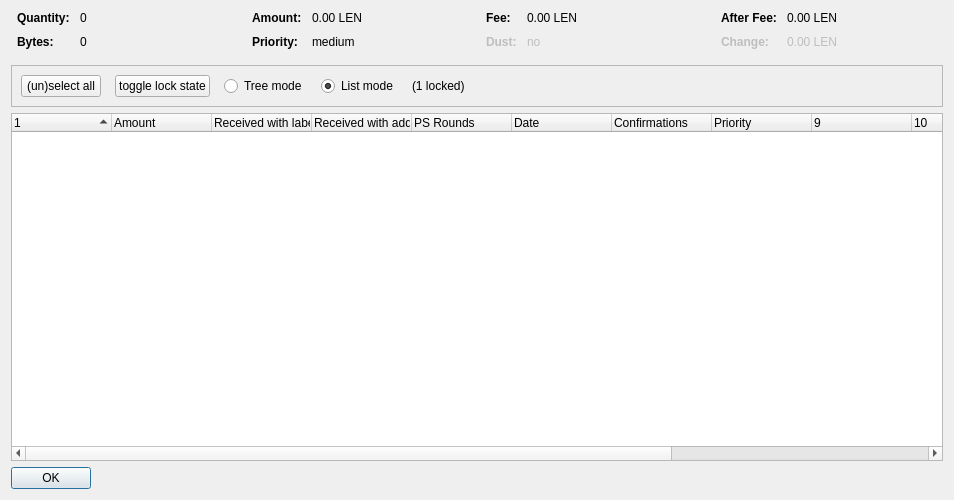
<?xml version="1.0" encoding="UTF-8"?>
<ui version="4.0">
 <class>CoinControlDialog</class>
 <widget class="QDialog" name="CoinControlDialog">
  <property name="geometry">
   <rect>
    <x>0</x>
    <y>0</y>
    <width>954</width>
    <height>500</height>
   </rect>
  </property>
  <property name="windowTitle">
   <string>Coin Selection</string>
  </property>
  <layout class="QVBoxLayout" name="verticalLayout">
   <item>
    <layout class="QHBoxLayout" name="horizontalLayoutTop" stretch="0,0,0,0">
     <property name="topMargin">
      <number>0</number>
     </property>
     <property name="bottomMargin">
      <number>10</number>
     </property>
     <item>
      <layout class="QFormLayout" name="formLayoutCoinControl1">
       <property name="horizontalSpacing">
        <number>10</number>
       </property>
       <property name="verticalSpacing">
        <number>10</number>
       </property>
       <property name="leftMargin">
        <number>6</number>
       </property>
       <property name="rightMargin">
        <number>6</number>
       </property>
       <item row="0" column="0">
        <widget class="QLabel" name="labelCoinControlQuantityText">
         <property name="font">
          <font>
           <weight>75</weight>
           <bold>true</bold>
          </font>
         </property>
         <property name="text">
          <string>Quantity:</string>
         </property>
        </widget>
       </item>
       <item row="0" column="1">
        <widget class="QLabel" name="labelCoinControlQuantity">
         <property name="cursor">
          <cursorShape>IBeamCursor</cursorShape>
         </property>
         <property name="contextMenuPolicy">
          <enum>Qt::ActionsContextMenu</enum>
         </property>
         <property name="text">
          <string notr="true">0</string>
         </property>
         <property name="textInteractionFlags">
          <set>Qt::LinksAccessibleByMouse|Qt::TextSelectableByKeyboard|Qt::TextSelectableByMouse</set>
         </property>
        </widget>
       </item>
       <item row="1" column="0">
        <widget class="QLabel" name="labelCoinControlBytesText">
         <property name="font">
          <font>
           <weight>75</weight>
           <bold>true</bold>
          </font>
         </property>
         <property name="text">
          <string>Bytes:</string>
         </property>
        </widget>
       </item>
       <item row="1" column="1">
        <widget class="QLabel" name="labelCoinControlBytes">
         <property name="cursor">
          <cursorShape>IBeamCursor</cursorShape>
         </property>
         <property name="contextMenuPolicy">
          <enum>Qt::ActionsContextMenu</enum>
         </property>
         <property name="text">
          <string notr="true">0</string>
         </property>
         <property name="textInteractionFlags">
          <set>Qt::LinksAccessibleByMouse|Qt::TextSelectableByKeyboard|Qt::TextSelectableByMouse</set>
         </property>
        </widget>
       </item>
      </layout>
     </item>
     <item>
      <layout class="QFormLayout" name="formLayoutCoinControl2">
       <property name="horizontalSpacing">
        <number>10</number>
       </property>
       <property name="verticalSpacing">
        <number>10</number>
       </property>
       <property name="leftMargin">
        <number>6</number>
       </property>
       <property name="rightMargin">
        <number>6</number>
       </property>
       <item row="0" column="0">
        <widget class="QLabel" name="labelCoinControlAmountText">
         <property name="font">
          <font>
           <weight>75</weight>
           <bold>true</bold>
          </font>
         </property>
         <property name="text">
          <string>Amount:</string>
         </property>
        </widget>
       </item>
       <item row="0" column="1">
        <widget class="QLabel" name="labelCoinControlAmount">
         <property name="cursor">
          <cursorShape>IBeamCursor</cursorShape>
         </property>
         <property name="contextMenuPolicy">
          <enum>Qt::ActionsContextMenu</enum>
         </property>
         <property name="text">
          <string notr="true">0.00 LEN</string>
         </property>
         <property name="textInteractionFlags">
          <set>Qt::LinksAccessibleByMouse|Qt::TextSelectableByKeyboard|Qt::TextSelectableByMouse</set>
         </property>
        </widget>
       </item>
       <item row="1" column="0">
        <widget class="QLabel" name="labelCoinControlPriorityText">
         <property name="font">
          <font>
           <weight>75</weight>
           <bold>true</bold>
          </font>
         </property>
         <property name="text">
          <string>Priority:</string>
         </property>
        </widget>
       </item>
       <item row="1" column="1">
        <widget class="QLabel" name="labelCoinControlPriority">
         <property name="cursor">
          <cursorShape>IBeamCursor</cursorShape>
         </property>
         <property name="contextMenuPolicy">
          <enum>Qt::ActionsContextMenu</enum>
         </property>
         <property name="text">
          <string>medium</string>
         </property>
         <property name="textInteractionFlags">
          <set>Qt::LinksAccessibleByMouse|Qt::TextSelectableByKeyboard|Qt::TextSelectableByMouse</set>
         </property>
        </widget>
       </item>
      </layout>
     </item>
     <item>
      <layout class="QFormLayout" name="formLayoutCoinControl3">
       <property name="horizontalSpacing">
        <number>10</number>
       </property>
       <property name="verticalSpacing">
        <number>10</number>
       </property>
       <property name="leftMargin">
        <number>6</number>
       </property>
       <property name="rightMargin">
        <number>6</number>
       </property>
       <item row="0" column="0">
        <widget class="QLabel" name="labelCoinControlFeeText">
         <property name="font">
          <font>
           <weight>75</weight>
           <bold>true</bold>
          </font>
         </property>
         <property name="text">
          <string>Fee:</string>
         </property>
        </widget>
       </item>
       <item row="0" column="1">
        <widget class="QLabel" name="labelCoinControlFee">
         <property name="cursor">
          <cursorShape>IBeamCursor</cursorShape>
         </property>
         <property name="contextMenuPolicy">
          <enum>Qt::ActionsContextMenu</enum>
         </property>
         <property name="text">
          <string notr="true">0.00 LEN</string>
         </property>
         <property name="textInteractionFlags">
          <set>Qt::LinksAccessibleByMouse|Qt::TextSelectableByKeyboard|Qt::TextSelectableByMouse</set>
         </property>
        </widget>
       </item>
       <item row="1" column="0">
        <widget class="QLabel" name="labelCoinControlLowOutputText">
         <property name="enabled">
          <bool>false</bool>
         </property>
         <property name="font">
          <font>
           <weight>75</weight>
           <bold>true</bold>
          </font>
         </property>
         <property name="text">
          <string>Dust:</string>
         </property>
        </widget>
       </item>
       <item row="1" column="1">
        <widget class="QLabel" name="labelCoinControlLowOutput">
         <property name="enabled">
          <bool>false</bool>
         </property>
         <property name="cursor">
          <cursorShape>IBeamCursor</cursorShape>
         </property>
         <property name="contextMenuPolicy">
          <enum>Qt::ActionsContextMenu</enum>
         </property>
         <property name="text">
          <string>no</string>
         </property>
         <property name="textInteractionFlags">
          <set>Qt::LinksAccessibleByMouse|Qt::TextSelectableByKeyboard|Qt::TextSelectableByMouse</set>
         </property>
        </widget>
       </item>
      </layout>
     </item>
     <item>
      <layout class="QFormLayout" name="formLayoutCoinControl4">
       <property name="horizontalSpacing">
        <number>10</number>
       </property>
       <property name="verticalSpacing">
        <number>10</number>
       </property>
       <property name="leftMargin">
        <number>6</number>
       </property>
       <property name="rightMargin">
        <number>6</number>
       </property>
       <item row="0" column="0">
        <widget class="QLabel" name="labelCoinControlAfterFeeText">
         <property name="font">
          <font>
           <weight>75</weight>
           <bold>true</bold>
          </font>
         </property>
         <property name="text">
          <string>After Fee:</string>
         </property>
        </widget>
       </item>
       <item row="0" column="1">
        <widget class="QLabel" name="labelCoinControlAfterFee">
         <property name="cursor">
          <cursorShape>IBeamCursor</cursorShape>
         </property>
         <property name="contextMenuPolicy">
          <enum>Qt::ActionsContextMenu</enum>
         </property>
         <property name="text">
          <string notr="true">0.00 LEN</string>
         </property>
         <property name="textInteractionFlags">
          <set>Qt::LinksAccessibleByMouse|Qt::TextSelectableByKeyboard|Qt::TextSelectableByMouse</set>
         </property>
        </widget>
       </item>
       <item row="1" column="0">
        <widget class="QLabel" name="labelCoinControlChangeText">
         <property name="enabled">
          <bool>false</bool>
         </property>
         <property name="font">
          <font>
           <weight>75</weight>
           <bold>true</bold>
          </font>
         </property>
         <property name="text">
          <string>Change:</string>
         </property>
        </widget>
       </item>
       <item row="1" column="1">
        <widget class="QLabel" name="labelCoinControlChange">
         <property name="enabled">
          <bool>false</bool>
         </property>
         <property name="cursor">
          <cursorShape>IBeamCursor</cursorShape>
         </property>
         <property name="contextMenuPolicy">
          <enum>Qt::ActionsContextMenu</enum>
         </property>
         <property name="text">
          <string notr="true">0.00 LEN</string>
         </property>
         <property name="textInteractionFlags">
          <set>Qt::LinksAccessibleByMouse|Qt::TextSelectableByKeyboard|Qt::TextSelectableByMouse</set>
         </property>
        </widget>
       </item>
      </layout>
     </item>
    </layout>
   </item>
   <item>
    <widget class="QFrame" name="frame">
     <property name="minimumSize">
      <size>
       <width>0</width>
       <height>40</height>
      </size>
     </property>
     <property name="frameShape">
      <enum>QFrame::StyledPanel</enum>
     </property>
     <property name="frameShadow">
      <enum>QFrame::Sunken</enum>
     </property>
     <layout class="QHBoxLayout" name="horizontalLayout">
      <item>
       <layout class="QHBoxLayout" name="horizontalLayoutPanel" stretch="0,0,0,0,0,0">
        <property name="spacing">
         <number>14</number>
        </property>
        <item>
         <widget class="QPushButton" name="pushButtonSelectAll">
          <property name="sizePolicy">
           <sizepolicy hsizetype="Maximum" vsizetype="Fixed">
            <horstretch>0</horstretch>
            <verstretch>0</verstretch>
           </sizepolicy>
          </property>
          <property name="text">
           <string>(un)select all</string>
          </property>
          <property name="autoDefault">
           <bool>false</bool>
          </property>
         </widget>
        </item>
        <item>
         <widget class="QPushButton" name="pushButtonToggleLock">
          <property name="sizePolicy">
           <sizepolicy hsizetype="Maximum" vsizetype="Fixed">
            <horstretch>0</horstretch>
            <verstretch>0</verstretch>
           </sizepolicy>
          </property>
          <property name="text">
           <string>toggle lock state</string>
          </property>
          <property name="autoDefault">
           <bool>false</bool>
          </property>
         </widget>
        </item>
        <item>
         <widget class="QRadioButton" name="radioTreeMode">
          <property name="sizePolicy">
           <sizepolicy hsizetype="Maximum" vsizetype="Fixed">
            <horstretch>0</horstretch>
            <verstretch>0</verstretch>
           </sizepolicy>
          </property>
          <property name="text">
           <string>Tree mode</string>
          </property>
         </widget>
        </item>
        <item>
         <widget class="QRadioButton" name="radioListMode">
          <property name="sizePolicy">
           <sizepolicy hsizetype="Maximum" vsizetype="Fixed">
            <horstretch>0</horstretch>
            <verstretch>0</verstretch>
           </sizepolicy>
          </property>
          <property name="text">
           <string>List mode</string>
          </property>
          <property name="checked">
           <bool>true</bool>
          </property>
         </widget>
        </item>
        <item>
         <widget class="QLabel" name="labelLocked">
          <property name="text">
           <string>(1 locked)</string>
          </property>
         </widget>
        </item>
        <item>
         <spacer name="horizontalSpacer">
          <property name="orientation">
           <enum>Qt::Horizontal</enum>
          </property>
          <property name="sizeHint" stdset="0">
           <size>
            <width>40</width>
            <height>20</height>
           </size>
          </property>
         </spacer>
        </item>
       </layout>
      </item>
     </layout>
    </widget>
   </item>
   <item>
    <widget class="CoinControlTreeWidget" name="treeWidget">
     <property name="contextMenuPolicy">
      <enum>Qt::CustomContextMenu</enum>
     </property>
     <property name="sortingEnabled">
      <bool>false</bool>
     </property>
     <property name="columnCount">
      <number>13</number>
     </property>
     <attribute name="headerShowSortIndicator" stdset="0">
      <bool>true</bool>
     </attribute>
     <attribute name="headerStretchLastSection">
      <bool>false</bool>
     </attribute>
     <column>
      <property name="text">
       <string/>
      </property>
     </column>
     <column>
      <property name="text">
       <string>Amount</string>
      </property>
     </column>
     <column>
      <property name="text">
       <string>Received with label</string>
      </property>
     </column>
     <column>
      <property name="text">
       <string>Received with address</string>
      </property>
     </column>
     <column>
      <property name="text">
       <string>PS Rounds</string>
      </property>
     </column>
     <column>
      <property name="text">
       <string>Date</string>
      </property>
     </column>
     <column>
      <property name="text">
       <string>Confirmations</string>
      </property>
      <property name="toolTip">
       <string>Confirmed</string>
      </property>
     </column>
     <column>
      <property name="text">
       <string>Priority</string>
      </property>
     </column>
     <column>
      <property name="text">
       <string/>
      </property>
     </column>
     <column>
      <property name="text">
       <string/>
      </property>
     </column>
     <column>
      <property name="text">
       <string/>
      </property>
     </column>
     <column>
      <property name="text">
       <string/>
      </property>
     </column>
     <column>
      <property name="text">
       <string/>
      </property>
     </column>
    </widget>
   </item>
   <item>
    <widget class="QDialogButtonBox" name="buttonBox">
     <property name="sizePolicy">
      <sizepolicy hsizetype="Maximum" vsizetype="Fixed">
       <horstretch>0</horstretch>
       <verstretch>0</verstretch>
      </sizepolicy>
     </property>
     <property name="orientation">
      <enum>Qt::Horizontal</enum>
     </property>
     <property name="standardButtons">
      <set>QDialogButtonBox::Ok</set>
     </property>
    </widget>
   </item>
  </layout>
 </widget>
 <customwidgets>
  <customwidget>
   <class>CoinControlTreeWidget</class>
   <extends>QTreeWidget</extends>
   <header>coincontroltreewidget.h</header>
  </customwidget>
 </customwidgets>
 <resources/>
 <connections/>
</ui>
